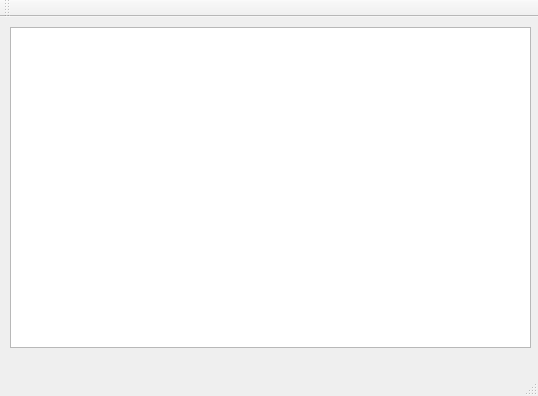
<?xml version="1.0" encoding="UTF-8"?>
<ui version="4.0">
 <class>MainWindow</class>
 <widget class="QMainWindow" name="MainWindow">
  <property name="geometry">
   <rect>
    <x>0</x>
    <y>0</y>
    <width>538</width>
    <height>396</height>
   </rect>
  </property>
  <property name="windowTitle">
   <string>MainWindow</string>
  </property>
  <widget class="QWidget" name="centralWidget">
   <widget class="QGraphicsView" name="graphicsView">
    <property name="geometry">
     <rect>
      <x>10</x>
      <y>10</y>
      <width>521</width>
      <height>321</height>
     </rect>
    </property>
   </widget>
  </widget>
  <widget class="QMenuBar" name="menuBar">
   <property name="geometry">
    <rect>
     <x>0</x>
     <y>0</y>
     <width>538</width>
     <height>22</height>
    </rect>
   </property>
  </widget>
  <widget class="QToolBar" name="mainToolBar">
   <attribute name="toolBarArea">
    <enum>TopToolBarArea</enum>
   </attribute>
   <attribute name="toolBarBreak">
    <bool>false</bool>
   </attribute>
  </widget>
  <widget class="QStatusBar" name="statusBar"/>
 </widget>
 <layoutdefault spacing="6" margin="11"/>
 <resources/>
 <connections/>
</ui>
